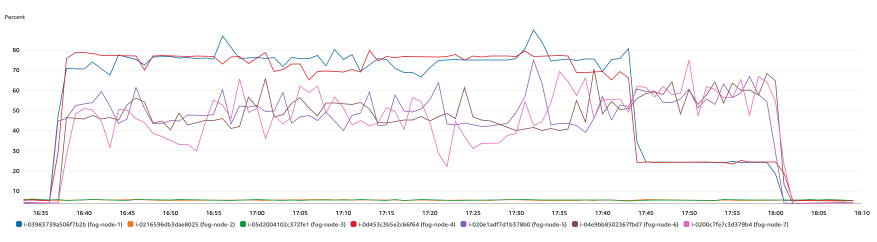
#> input picture results/scenario-20k-FT-only-parent-concentrated/CPU.png, 1753 x 483 px (shown at 1/2 size)
$ python cpu_mem.py
#> lines starting #> are read from the running program, lines starting #| are printed output that depends on the picture
from PIL import Image, ImageDraw, ImageFont
import numpy as np

# Define the folder and image files
FOLDER_NAME = "scenario-20k-FT-only-parent-concentrated"
image_files = [
    "CPU.png",
    "MEMORY.png",
    "LAMBDA_INVOCATIONS.png"
]
image_titles = ["CPU Usage", "Memory Usage", "Lambda Invocations"]  # Titles for the images
image_files = [FOLDER_NAME + "/" + image_file for image_file in image_files]

# Function to read and load images
def load_image(image_file):
    return Image.open(image_file)
#> returned value is the input picture: PIL image 1753x483 RGBA; mean R, G, B, A 249.7, 248.2, 248.9, 255

# Function to create a blank canvas
def create_blank_canvas(width, height):
    return Image.new("RGB", (width, height), (255, 255, 255))

# Load and check the size of the first image to determine the canvas size
first_img = load_image(image_files[0])
image_width, image_height = first_img.size  # Get the actual size of the first image
#> image_width = 1753; image_height = 483
canvas_width = image_width
#> canvas_width = 1753
canvas_height = (image_height + 30) * len(image_files)  # Add space for titles
#> canvas_height = 1539

# Create a blank canvas to combine images
canvas = create_blank_canvas(canvas_width, canvas_height)
#> canvas: PIL image 1753x1539 RGB; every value is 255

# Function to paste images onto the canvas
def paste_image_on_canvas(canvas, image, row, col):
    canvas.paste(image, (col * image_width, row * (image_height + 30) + 30))  # Adjusted space for title

# Function to draw a title above the image
def draw_title_on_canvas(canvas, title, row):
#> called with title = 'CPU Usage', row = 0
    draw = ImageDraw.Draw(canvas)

    # Use the full path to the font file or use a built-in font
    font = ImageFont.truetype("/Library/Fonts/Arial.ttf", 26)  # Adjust path if necessary

    # Calculate text size using textbbox (bounding box)
    title_bbox = draw.textbbox((0, 0), title, font=font)
#> title_bbox = (0, 6, 142, 30)
    title_width, title_height = title_bbox[2] - title_bbox[0], title_bbox[3] - title_bbox[1]
#> title_width = 142; title_height = 24

    # Center the title
    title_position = ((canvas_width - title_width) // 2, row * (image_height + 30))
#> title_position = (805, 0)
    draw.text(title_position, title, font=font, fill=(0, 0, 0))

# Load and paste images with titles
for i, image_file in enumerate(image_files):
    img = load_image(image_file)
    img = img.resize((image_width, image_height))  # Resize if necessary
    row = i  # Determine row
    col = 0  # All images in a single column
    draw_title_on_canvas(canvas, image_titles[i], row)  # Draw title above the image
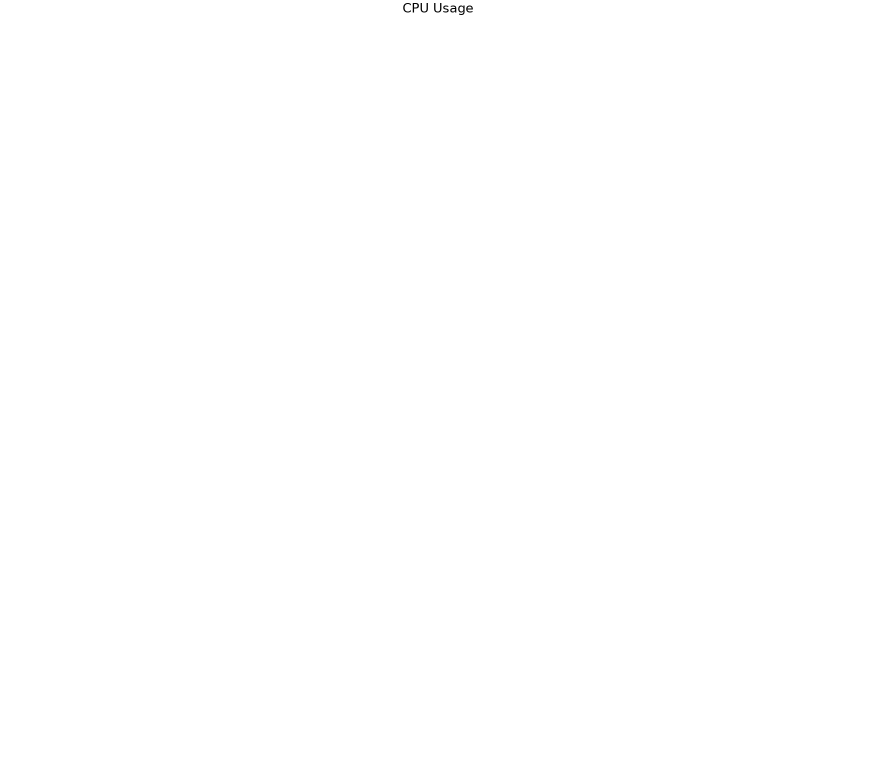
#> canvas: PIL image 1753x1539 RGB (shown at 1/2 size); min 0, max 255, mean 254.9
    paste_image_on_canvas(canvas, img, row, col)  # Paste image on canvas
#> in paste_image_on_canvas, `canvas.paste(image, (col * image_width, row * (image_height + 30) + 30))`:
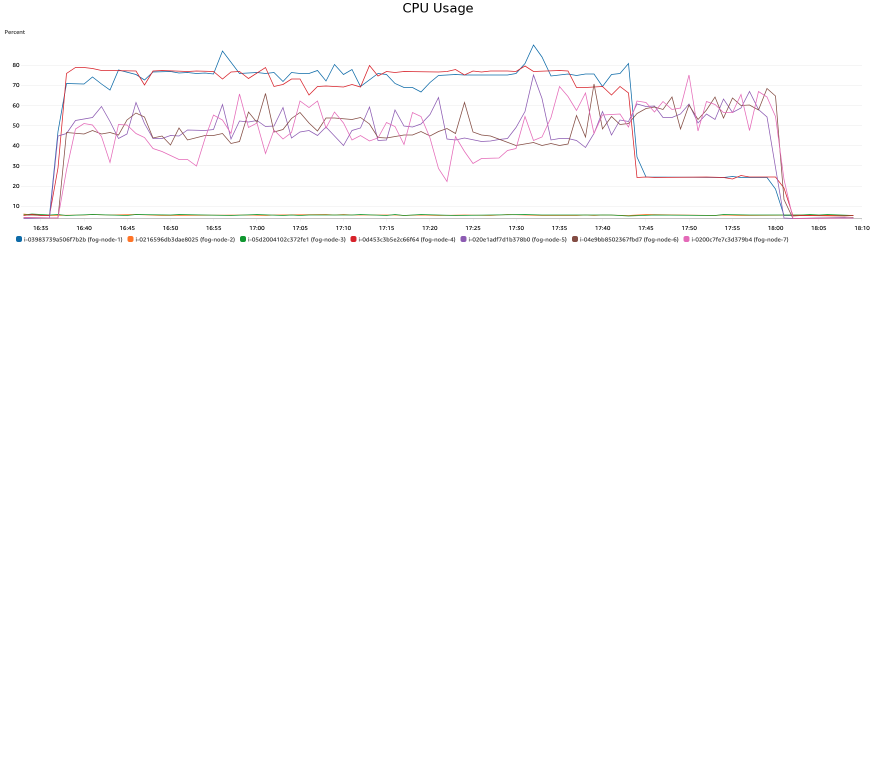
#> canvas: PIL image 1753x1539 RGB (shown at 1/2 size); mean R, G, B 253.3, 252.8, 253
#> pass 2 of the loop `for i, image_file in enumerate(image_files):`:
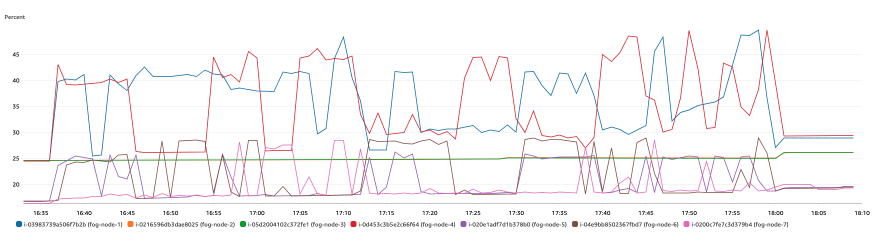
#> input picture results/scenario-20k-FT-only-parent-concentrated/MEMORY.png, 1753 x 483 px (shown at 1/2 size)
#> in load_image, returned value is the input picture: PIL image 1753x483 RGBA; mean R, G, B, A 249, 247.2, 248, 255
#> `draw_title_on_canvas(canvas, image_titles[i], row)`:
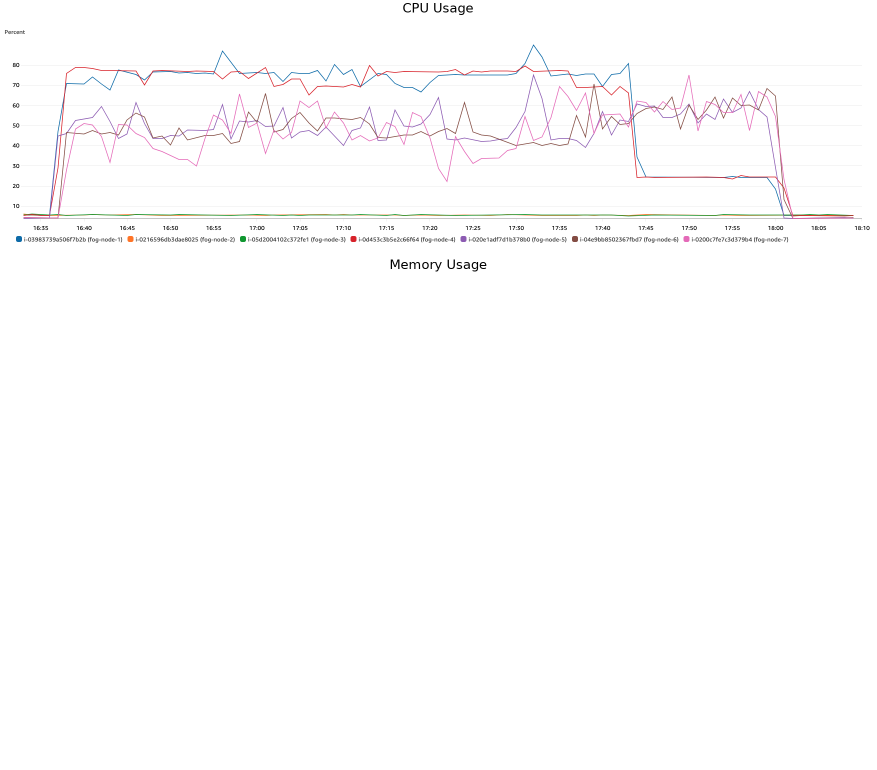
#> canvas: PIL image 1753x1539 RGB (shown at 1/2 size); mean R, G, B 253.2, 252.7, 252.9
#> in paste_image_on_canvas (call 2), `canvas.paste(image, (col * image_width, row * (image_height + 30) + 30))`:
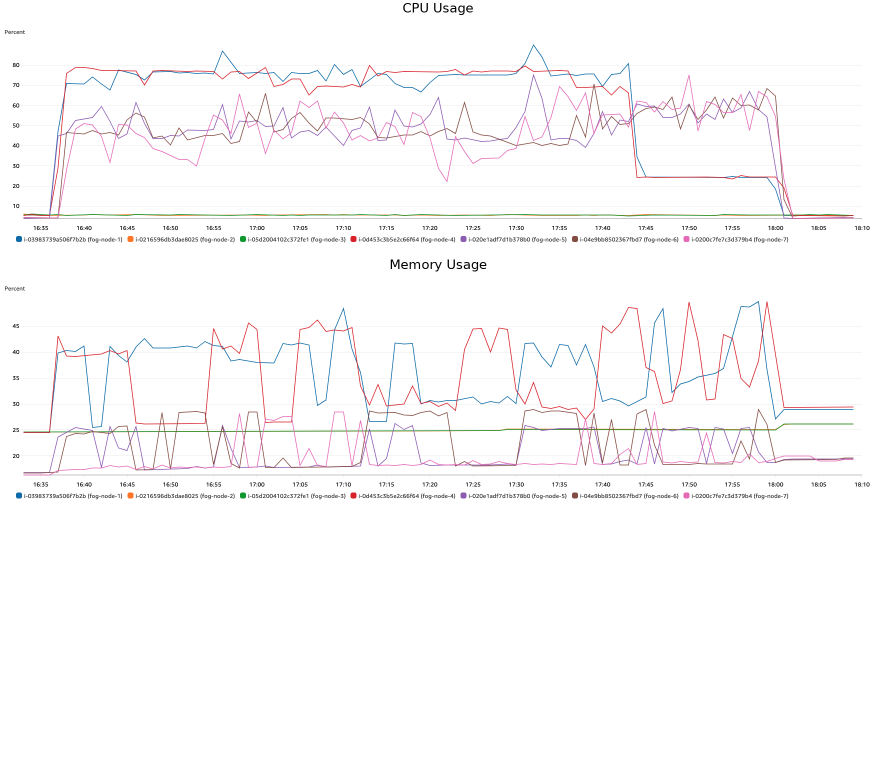
#> canvas: PIL image 1753x1539 RGB (shown at 1/2 size); mean R, G, B 251.3, 250.2, 250.7
#> pass 3 of the loop `for i, image_file in enumerate(image_files):`:
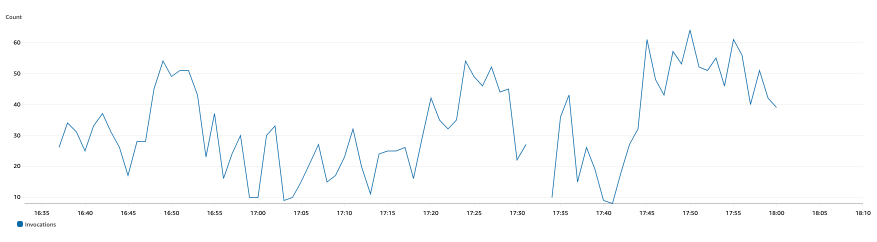
#> input picture results/scenario-20k-FT-only-parent-concentrated/LAMBDA_INVOCATIONS.png, 1753 x 483 px (shown at 1/2 size)
#> in load_image, returned value is the input picture: PIL image 1753x483 RGBA; mean R, G, B, A 251.8, 252.6, 253.2, 255
#> `draw_title_on_canvas(canvas, image_titles[i], row)`:
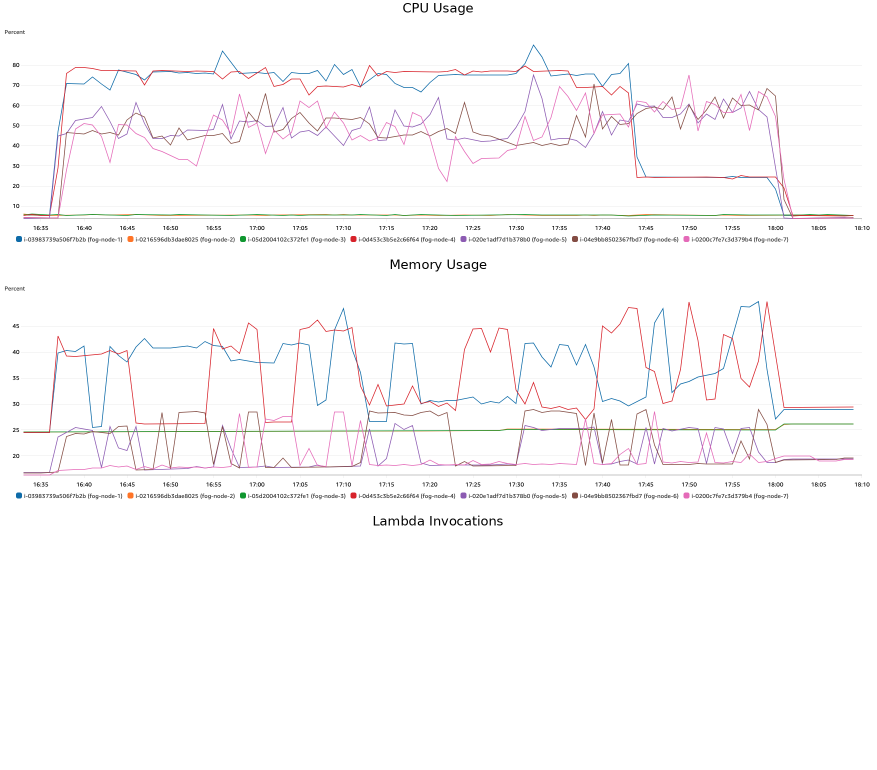
#> canvas: PIL image 1753x1539 RGB (shown at 1/2 size); mean R, G, B 251.2, 250.1, 250.6

# Save the combined image
canvas.save(FOLDER_NAME + "/plots/cloudwatch_with_titles.png", "PNG")
